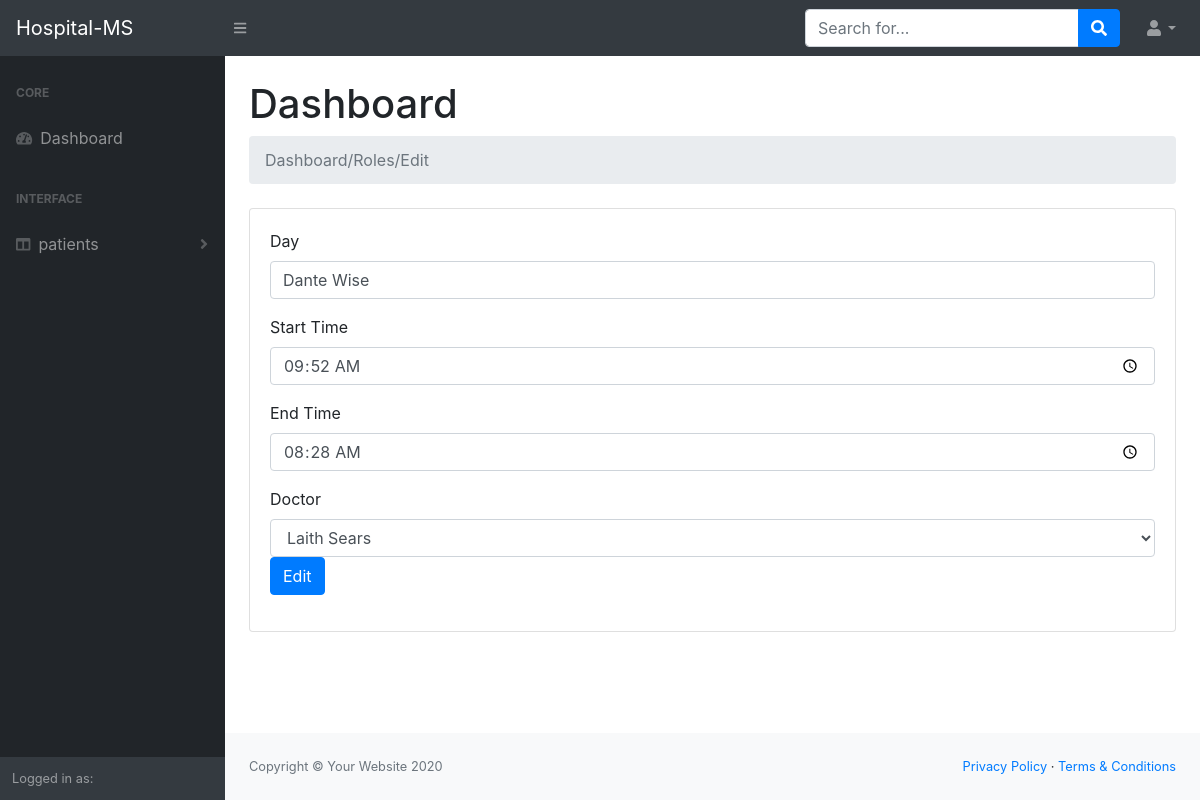
The app's page /appointments/edit.php?id=2 with its own data.
### tables this page shows
CREATE TABLE `appointments_doctor` (
  `id` tinyint(4) NOT NULL,
  `day` varchar(20) NOT NULL,
  `from_time` time NOT NULL,
  `to_time` time NOT NULL,
  `doctors_id` tinyint(4) NOT NULL
);

### appointments/edit.php (the view, shortened to what this page needs)
<?php
require '../helpers/dbConnection.php';
$sql = 'select users.* from users join roles on users.role_id = roles.id where roles.title = "doctor"';
$RoleOp = mysqli_query($con, $sql);
$id = $_GET['id'];
$sql = "select * from appointments_doctor where id = $id";
$op = mysqli_query($con, $sql);
if (mysqli_num_rows($op) == 1) {
    $data = mysqli_fetch_assoc($op);
} else {
    $_SESSION['Message'] = ["Message" => "Invalid Id"];
    header("Location: index.php");
    exit();
}
require '../layouts/header.php';
require '../layouts/nav.php';
require '../layouts/sidNav.php';
?>
    <main>
        <div class="container-fluid">
            <h1 class="mt-4">Dashboard</h1>
            <ol class="breadcrumb mb-4">
                <li class="breadcrumb-item active">Dashboard/Roles/Edit</li>
                <?php
                echo '<br>';
                ?>
            </ol>
            <div class="card mb-4">
                <div class="card-body">
                    <form action="edit.php?id=<?php echo($data['id']); ?>" method="post">
                        <div class="form-group">
                            <label for="exampleInputName">Day</label>
                            <input type="text" class="form-control" id="exampleInputName" name="day"
                                   aria-describedby=""
                                   placeholder="Enter Title" value="<?php echo $data['day']; ?>">
                        </div>
                        <div class="form-group">
                            <label for="exampleInputName">Start Time</label>
                            <input type="time" class="form-control" id="exampleInputName" name="from_time"
                                   aria-describedby=""
                                   placeholder="Enter Time" value="<?php echo $data['from_time']; ?>">
                        </div>
                        <div class="form-group">
                            <label for="exampleInputName">End Time</label>
                            <input type="time" class="form-control" id="exampleInputName" name="to_time"
                                   aria-describedby=""
                                   placeholder="Enter Time" value="<?php echo $data['to_time']; ?>">
                        </div>
                        <div class="form-group">
                            <label for="exampleInputPassword">Doctor</label>
                            <select class="form-control" id="exampleInputPassword1" name="doctors_id">
                                <?php
                                while ($data = mysqli_fetch_assoc($RoleOp)) {
                                    ?>
                                    <option value="<?php echo $data['id']; ?>"><?php echo $data['name']; ?></option>
                                <?php }
                                ?>
                            </select>
                            <button type="submit" class="btn btn-primary">Edit</button>
                        </div>
                    </form>
                </div>
            </div>
        </div>
    </main>
<?php
require '../layouts/footer.php';
?>

### records on screen
appointments_doctor: day "Dante Wise", from_time "09:52:00", to_time "08:28:00"

### other values on screen
$module "patients"
form field doctors_id "Laith Sears"
